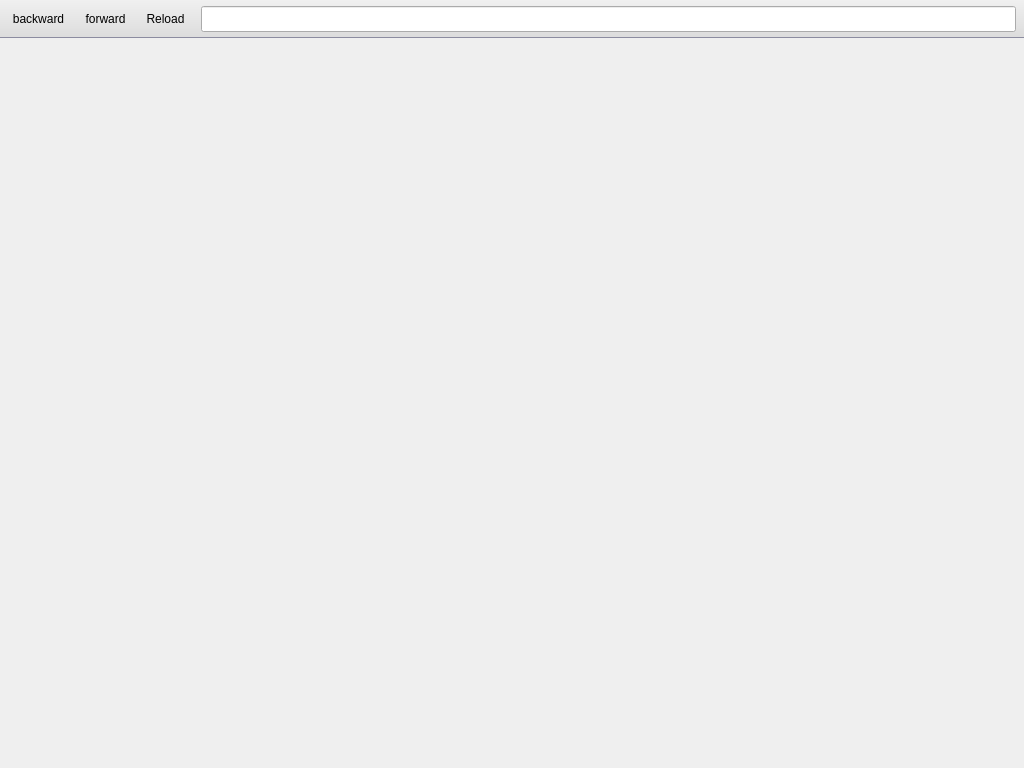
<?xml version="1.0" encoding="UTF-8"?>
<ui version="4.0">
 <class>MainWindow</class>
 <widget class="QMainWindow" name="MainWindow">
  <property name="geometry">
   <rect>
    <x>0</x>
    <y>0</y>
    <width>1024</width>
    <height>768</height>
   </rect>
  </property>
  <property name="windowTitle">
   <string>CEF Qt Client</string>
  </property>
  <widget class="QWidget" name="centralWidget">
   <layout class="QVBoxLayout" name="verticalLayout">
    <property name="spacing">
     <number>0</number>
    </property>
    <property name="leftMargin">
     <number>0</number>
    </property>
    <property name="topMargin">
     <number>0</number>
    </property>
    <property name="rightMargin">
     <number>0</number>
    </property>
    <property name="bottomMargin">
     <number>0</number>
    </property>
    <item>
     <widget class="QWidget" name="barWidget" native="true">
      <property name="sizePolicy">
       <sizepolicy hsizetype="Preferred" vsizetype="Fixed">
        <horstretch>0</horstretch>
        <verstretch>0</verstretch>
       </sizepolicy>
      </property>
      <property name="styleSheet">
       <string notr="true">.QWidget
{
	background-color: qlineargradient(spread:pad, x1:0, y1:1, x2:0, y2:0, stop:0 rgba(220, 220, 220), stop:1 rgba(240, 240, 240));
	border-bottom: 1px solid rgb(140,140,160);
}

.QToolButton
{
	border: none;
}</string>
      </property>
      <layout class="QHBoxLayout" name="horizontalLayout">
       <property name="spacing">
        <number>12</number>
       </property>
       <property name="leftMargin">
        <number>8</number>
       </property>
       <property name="topMargin">
        <number>6</number>
       </property>
       <property name="rightMargin">
        <number>8</number>
       </property>
       <property name="bottomMargin">
        <number>6</number>
       </property>
       <item>
        <widget class="QToolButton" name="backwardButton">
         <property name="text">
          <string>backward</string>
         </property>
         <property name="icon">
          <iconset resource="res.qrc">
           <normaloff>:/res/backward.png</normaloff>:/res/backward.png</iconset>
         </property>
         <property name="iconSize">
          <size>
           <width>16</width>
           <height>16</height>
          </size>
         </property>
        </widget>
       </item>
       <item>
        <widget class="QToolButton" name="forwardButton">
         <property name="text">
          <string>forward</string>
         </property>
         <property name="icon">
          <iconset resource="res.qrc">
           <normaloff>:/res/forward.png</normaloff>:/res/forward.png</iconset>
         </property>
         <property name="iconSize">
          <size>
           <width>16</width>
           <height>16</height>
          </size>
         </property>
        </widget>
       </item>
       <item>
        <widget class="QToolButton" name="reloadButton">
         <property name="text">
          <string>Reload</string>
         </property>
         <property name="icon">
          <iconset resource="res.qrc">
           <normaloff>:/res/reload.png</normaloff>:/res/reload.png</iconset>
         </property>
         <property name="iconSize">
          <size>
           <width>18</width>
           <height>21</height>
          </size>
         </property>
        </widget>
       </item>
       <item>
        <widget class="QLineEdit" name="lineEdit">
         <property name="font">
          <font>
           <pointsize>11</pointsize>
          </font>
         </property>
         <property name="clearButtonEnabled">
          <bool>true</bool>
         </property>
        </widget>
       </item>
      </layout>
     </widget>
    </item>
    <item>
     <widget class="QWidget" name="mainWidget" native="true"/>
    </item>
   </layout>
  </widget>
  <action name="actionLaunchCEF">
   <property name="icon">
    <iconset>
     <normaloff>../../Bureau/ICONES/iconic/raster/blue/bolt_24x24.png</normaloff>../../Bureau/ICONES/iconic/raster/blue/bolt_24x24.png</iconset>
   </property>
   <property name="text">
    <string>LaunchCEF</string>
   </property>
  </action>
 </widget>
 <layoutdefault spacing="6" margin="11"/>
 <resources>
  <include location="res.qrc"/>
 </resources>
 <connections/>
</ui>
